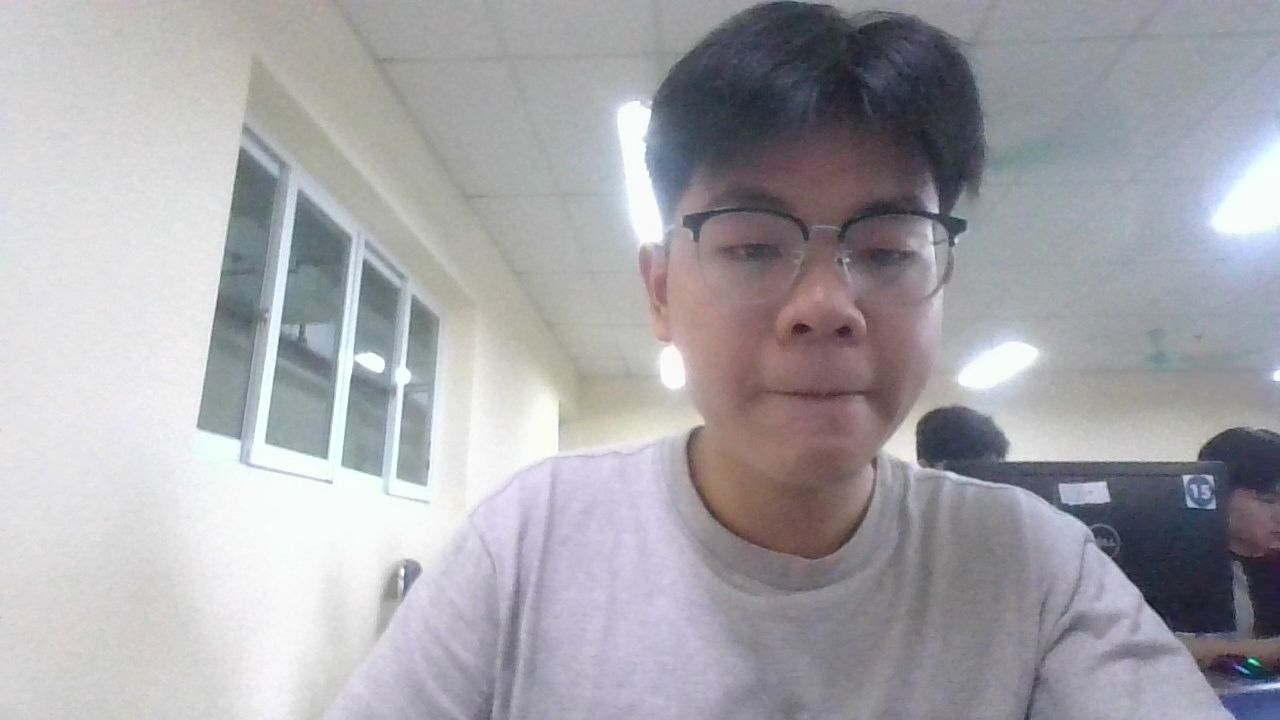
#> input picture backend/data/faces/Feliss_default_20250819_103003.jpg, 1280 x 720 px
$ python -i image_utils.py   (imports and definitions only)
#> lines starting #> are read from the running program, lines starting #| are printed output that depends on the picture
import base64
import cv2
import numpy as np
from PIL import Image
import io
import logging
from typing import Optional, Tuple

logger = logging.getLogger(__name__)

# [39 lines left out: function normalize_image_for_deepface, not called in this run]

def decode_base64_image(image_base64: str) -> np.ndarray:
    """
    Decode base64 image to numpy array in RGB format

    Args:
        image_base64: Base64 encoded image string

    Returns:
        RGB image as numpy array
    """
    try:
        logger.debug(f"Decoding base64 image, length: {len(image_base64)}")

        # Remove header if present
        if ',' in image_base64:
            header, image_base64 = image_base64.split(',', 1)
            logger.debug(f"Removed header: {header}")

        # Add padding if needed
        missing_padding = len(image_base64) % 4
        if missing_padding:
            image_base64 += '=' * (4 - missing_padding)

        # Decode base64
        img_data = base64.b64decode(image_base64)
        logger.debug(f"Decoded data length: {len(img_data)}")

        # Try OpenCV first
        np_arr = np.frombuffer(img_data, np.uint8)
        img = cv2.imdecode(np_arr, cv2.IMREAD_COLOR)

        if img is not None:
            # Convert BGR to RGB
            img_rgb = cv2.cvtColor(img, cv2.COLOR_BGR2RGB)
            logger.debug(f"OpenCV decode success: {img_rgb.shape}")
        else:
            # Fallback to PIL
            img_pil = Image.open(io.BytesIO(img_data))
            if img_pil.mode != 'RGB':
                img_pil = img_pil.convert('RGB')
            img_rgb = np.array(img_pil, dtype=np.uint8)
            logger.debug(f"PIL decode success: {img_rgb.shape}")

        # Validate image
        if len(img_rgb.shape) != 3 or img_rgb.shape[2] != 3:
            raise ValueError(f"Invalid image format: {img_rgb.shape}")

        # Check size constraints
        height, width = img_rgb.shape[:2]
        if width < 50 or height < 50:
            raise ValueError(f"Image too small: {width}x{height}")

        # Resize if too large
        if width > 2048 or height > 2048:
            max_size = 2048
            ratio = max_size / max(width, height)
            new_width = int(width * ratio)
            new_height = int(height * ratio)
            img_pil = Image.fromarray(img_rgb)
            img_pil = img_pil.resize((new_width, new_height), Image.Resampling.LANCZOS)
            img_rgb = np.array(img_pil, dtype=np.uint8)
            logger.info(f"Resized image to {new_width}x{new_height}")

        return normalize_image_for_deepface(img_rgb)

    except Exception as e:
        logger.error(f"Error decoding base64 image: {e}")
        raise ValueError(f"Failed to decode image: {e}")

# [68 lines left out: functions encode_image_to_base64, resize_image, not called in this run]

>>> import cv2
>>> picture = cv2.imread('../../data/faces/Feliss_default_20250819_103003.jpg', cv2.IMREAD_GRAYSCALE)
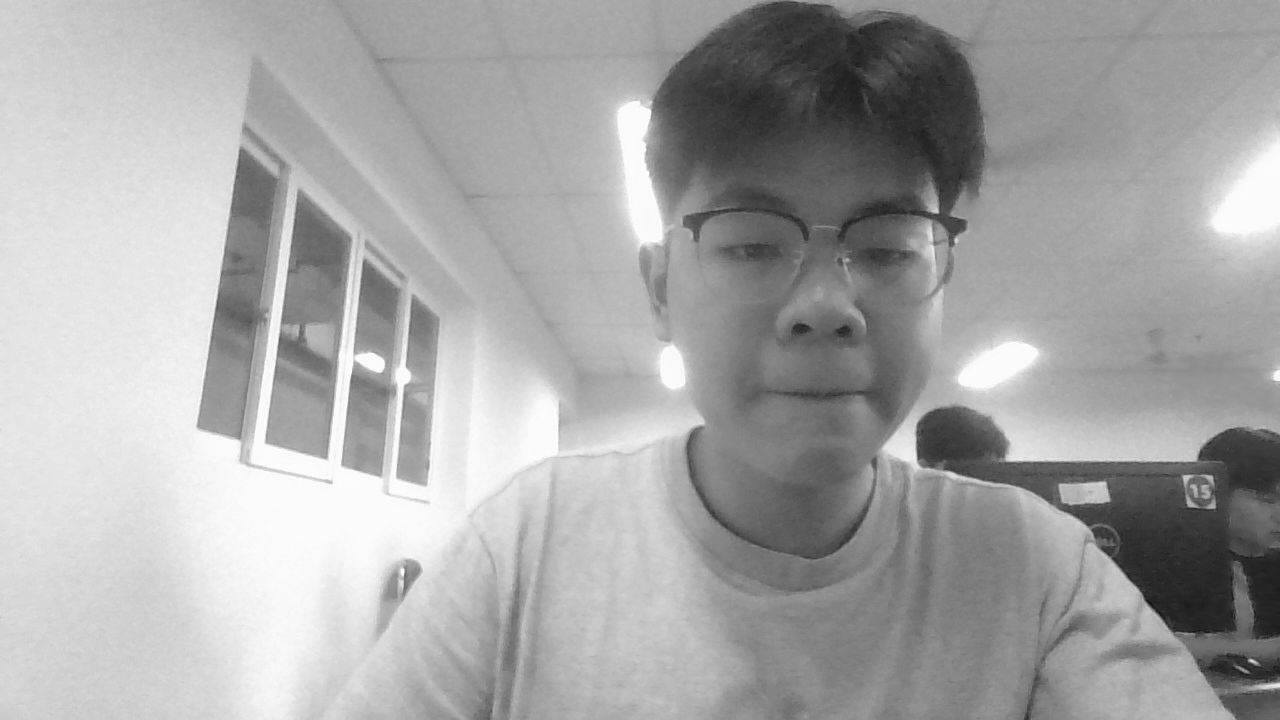
#> picture: shape (720, 1280); min 13, max 255, mean 166.4
>>> result = decode_base64_image(picture)
#> in decode_base64_image, `missing_padding = len(image_base64) % 4`: missing_padding = 0
#> in decode_base64_image, `np_arr = np.frombuffer(img_data, np.uint8)`: np_arr = 146 values, max 252 at index 124, min 0 at index 58, mean 112.6
#> (the run stopped early here; a loop or call above may not have finished)

$ run again, on backend/data/faces/Feliss_default_20250819_103024.jpg
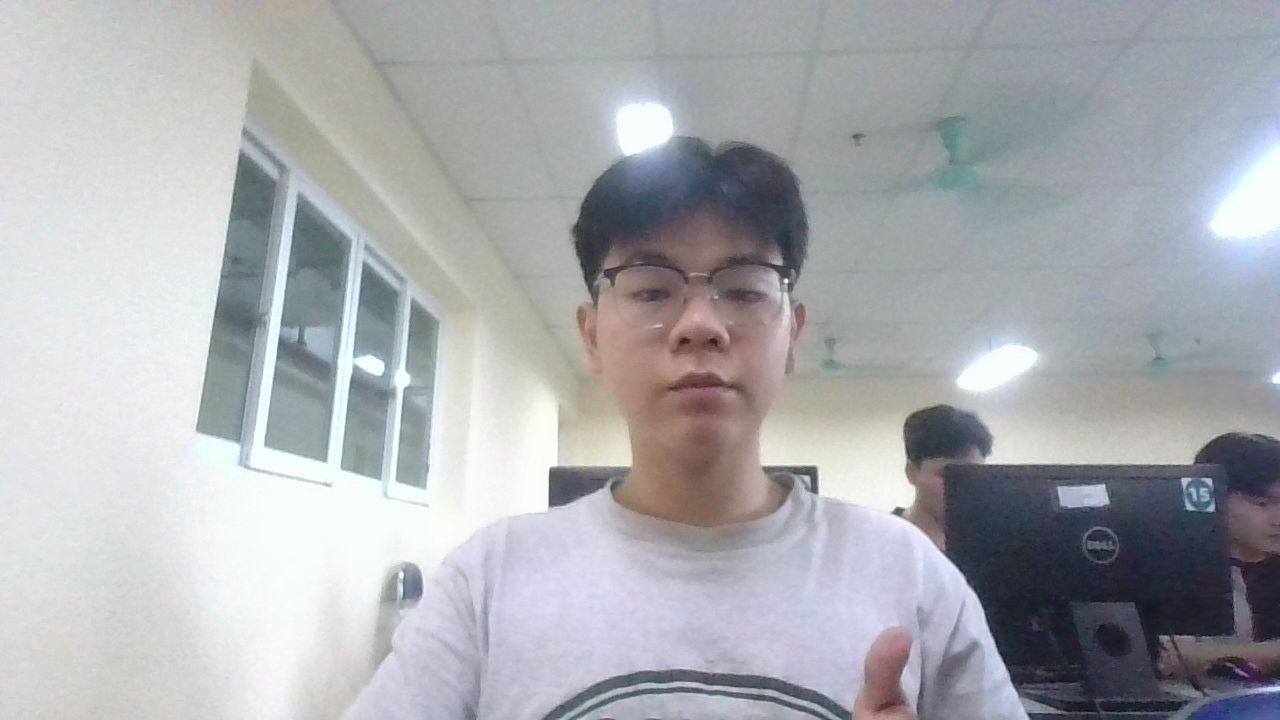
#> input picture backend/data/faces/Feliss_default_20250819_103024.jpg, 1280 x 720 px
#> `picture = cv2.imread('../../data/faces/Feliss_default_20250819_103003...`:
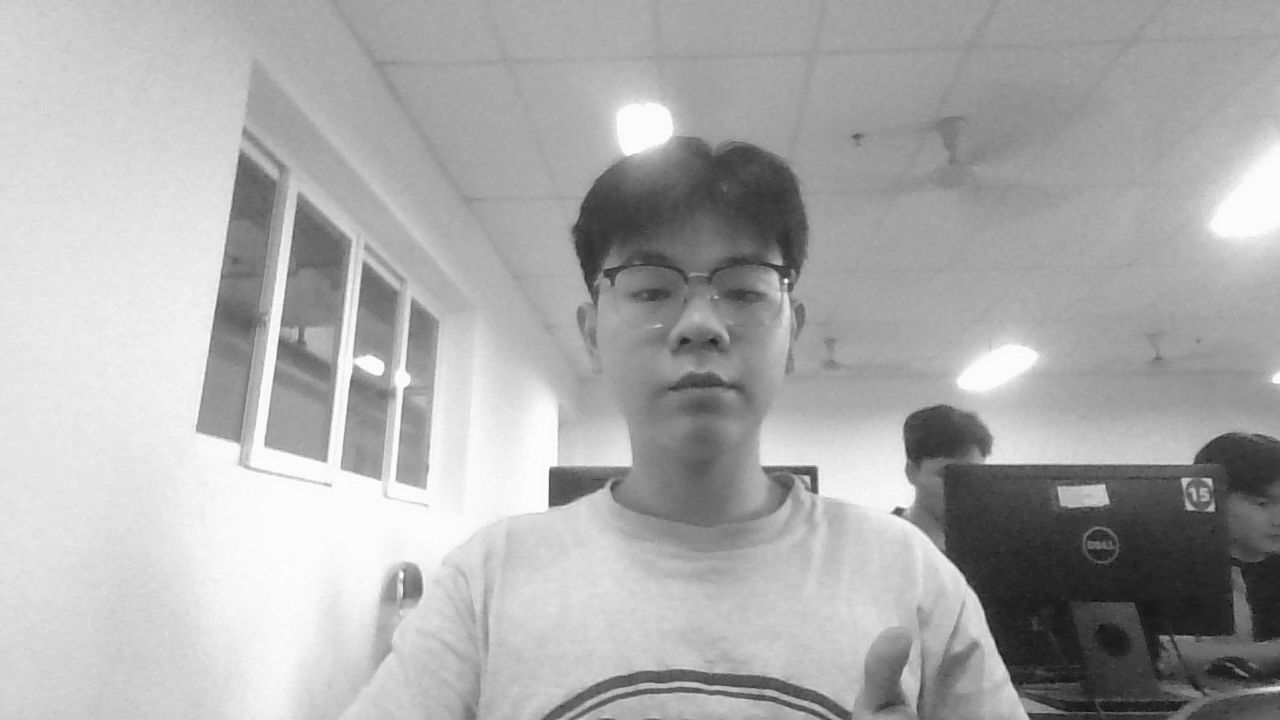
#> picture: shape (720, 1280); min 9, max 255, mean 171.6
#> missing_padding = 0
#> np_arr = 3953 values, max 252 at index 112, min 0 at index 1233, mean 115.4

$ run again, on backend/data/faces/Feliss_default_20250823_001659.jpg
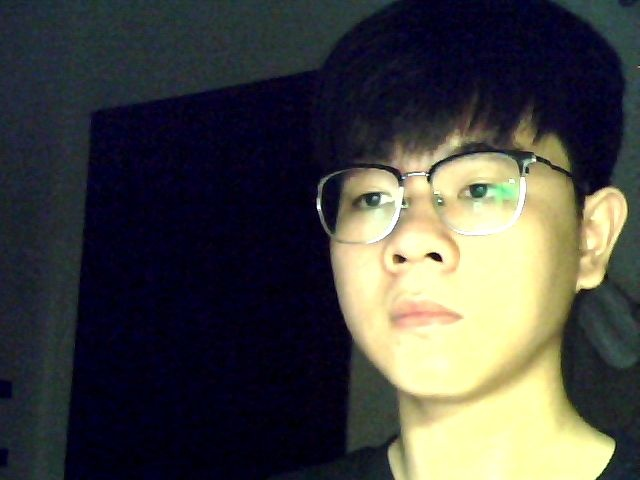
#> input picture backend/data/faces/Feliss_default_20250823_001659.jpg, 640 x 480 px
#> `picture = cv2.imread('../../data/faces/Feliss_default_20250819_103003...`:
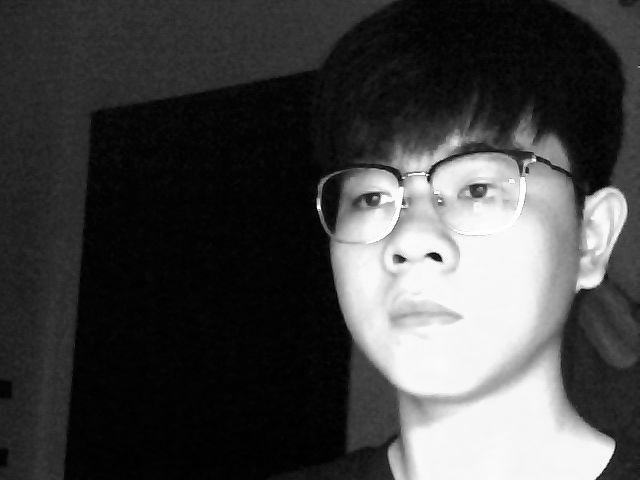
#> picture: shape (480, 640); min 0, max 255, mean 68.4
#> missing_padding = 0
#> np_arr = 169 values, max 255 at index 15, min 52 at index 77, mean 186.9
